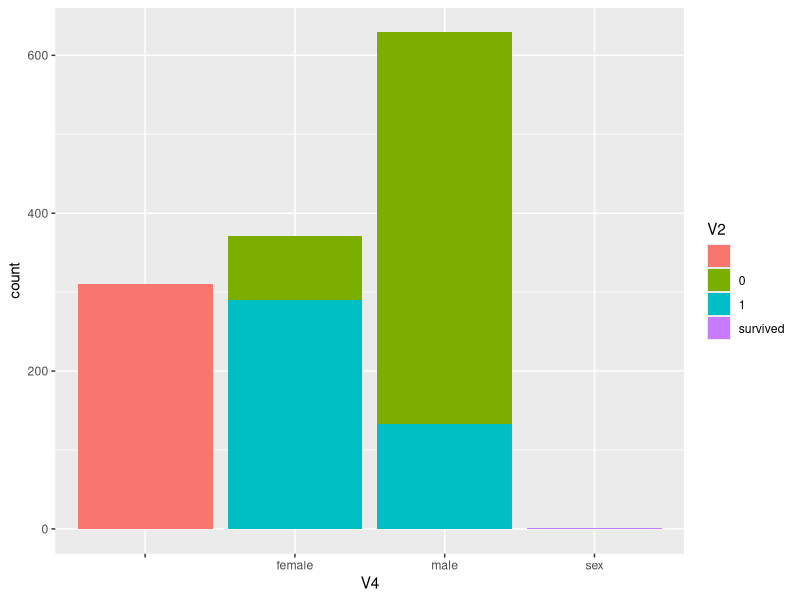
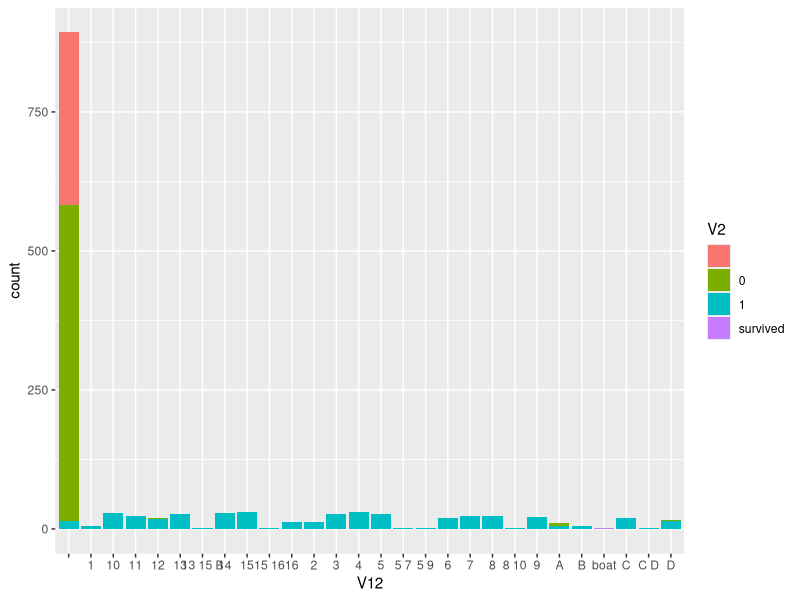
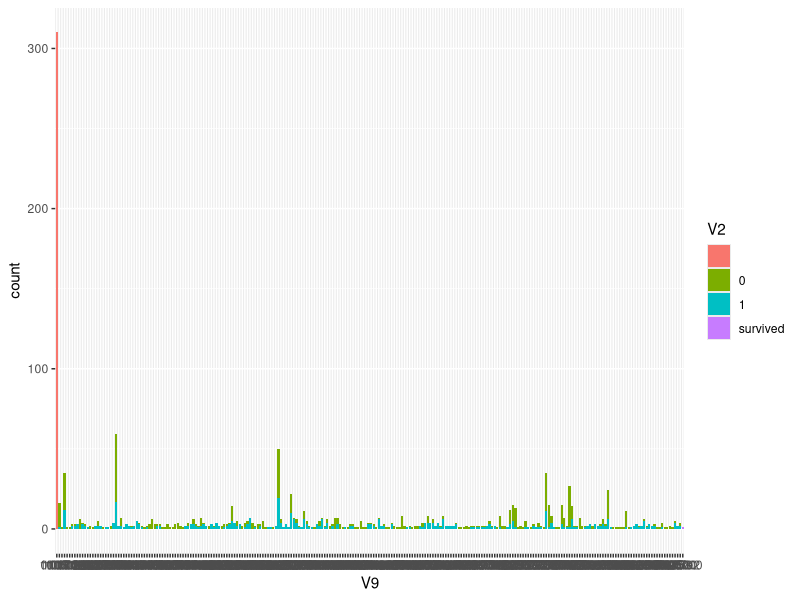
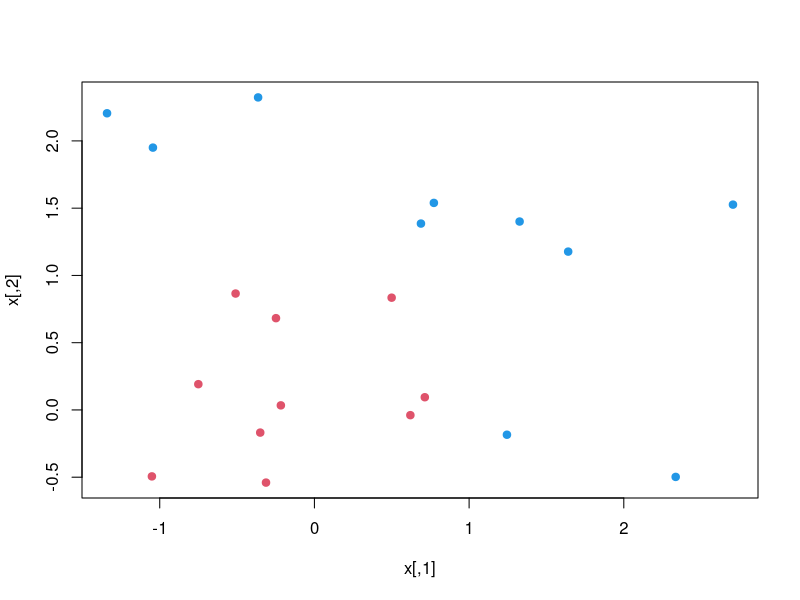
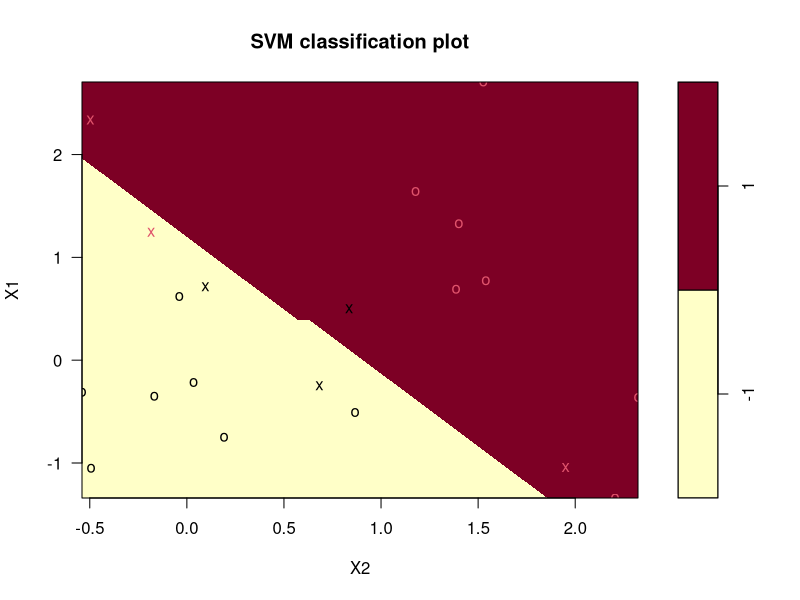
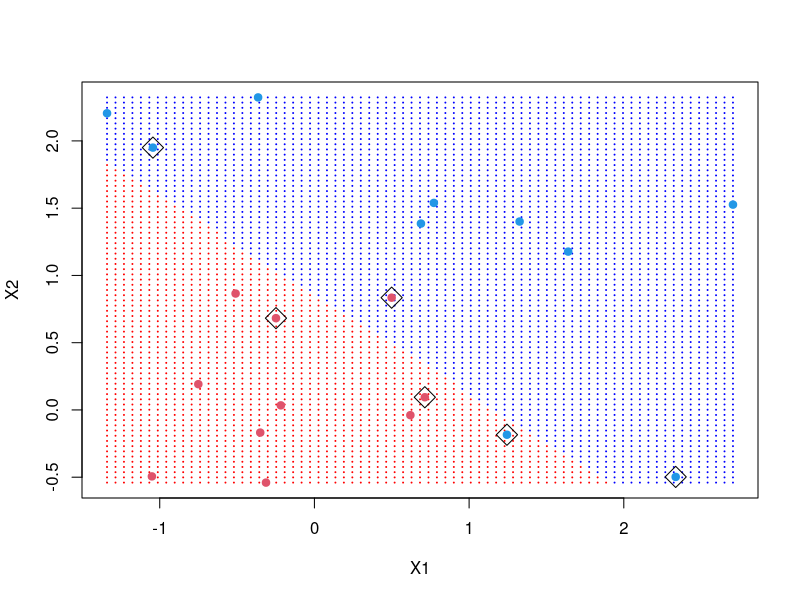
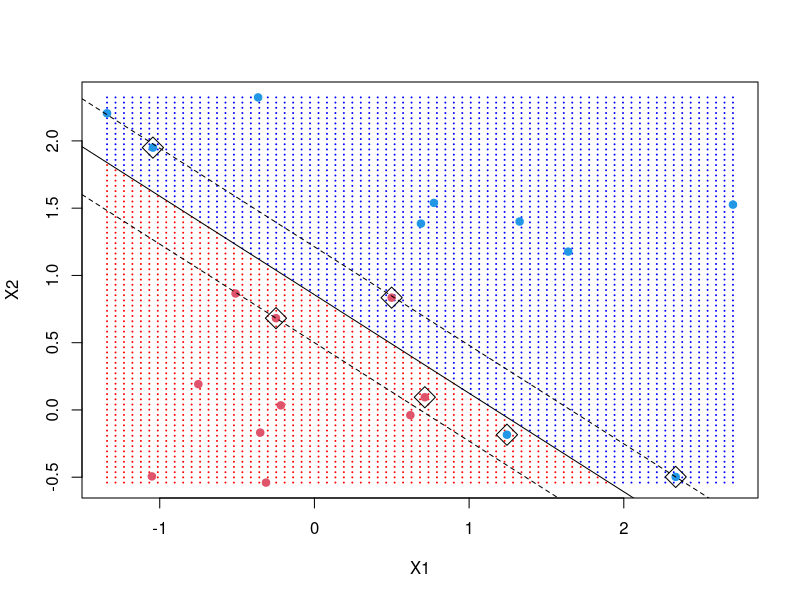

Reproduce these figures in R, in order.
## ---- chunk 1
knitr::opts_chunk$set(echo = TRUE)
## ---- chunk 2
setwd("C:/Users/Christine Lin/Documents/GitHub/cs-x-programming/week8")
getwd()
library(ggplot2)
Data <- read.table(file = "titanicTrain.csv", sep = ",")
female_insea <- read.table(file = "female_insea.csv", sep = ",")
female_onboat<- read.table(file = "female_onboat.csv", sep = ",")
#Data1 <- data.frame(Data)
ggplot(Data,aes(x = V4, fill = V2))+
  geom_bar()
#?q?ʧO?ݥX?k?ʪ????`?v????
ggplot(Data,aes(x = V12, fill = V2))+
  geom_bar()
#?q?Ϥ??i?H?ݨ??Y?ϸ??????ܨS?W???A?٬O?????٪̡F?H?W?ϥ͸????ܡA?u???ϥ͸?A?????��??Ȧ??`?C
#?bclass3?????p?U?A???W?ϥ͸?A?s???M???`?????n?U?O3?H?C
ggplot(Data,aes(x = V9, fill = V2))+
  geom_bar()
#?Q?q?????ݥX?ͦs?v?????Y?A?????V???A?s???v???y?L???q?I???ͶաA?????O?ܩ????C


#?ѤU???N?O?]?]?ݦѮv??code
set.seed(10111)
x = matrix(rnorm(40), 20, 2)
y = rep(c(-1, 1), c(10, 10))
x[y == 1, ] = x[y == 1, ] + 1
plot(x, col = y + 3, pch = 19)
library(e1071)
dat = data.frame(x, y = as.factor(y))
svmfit = svm(y ~ ., data = dat, 
             kernel = "linear", 
             cost = 10, scale = FALSE)
print(svmfit)
plot(svmfit, dat)
make.grid = function(x, n = 75) {
  grange = apply(x, 2, range)
  x1 = seq(from = grange[1, 1], to = grange[2, 1], length = n)
  x2 = seq(from = grange[1, 2], to = grange[2, 2], length = n)
  expand.grid(X1 = x1, X2 = x2)
}
xgrid = make.grid(x)
ygrid = predict(svmfit, xgrid)
plot(xgrid, col = c("red", "blue")[as.numeric(ygrid)], pch = 20, cex = 0.2)
points(x, col = y + 3, pch = 19)
points(x[svmfit$index, ], pch = 5, cex = 2)
beta = drop(t(svmfit$coefs) %*% x[svmfit$index, ])
beta0 = svmfit$rho
plot(xgrid, col = c("red", "blue")[as.numeric(ygrid)], pch = 20, cex = 0.2)
points(x, col = y + 3, pch = 19)
points(x[svmfit$index, ], pch = 5, cex = 2)
abline(beta0/beta[2], -beta[1]/beta[2])
abline((beta0 - 1)/beta[2], -beta[1]/beta[2], lty = 2)
abline((beta0 + 1)/beta[2], -beta[1]/beta[2], lty = 2)


